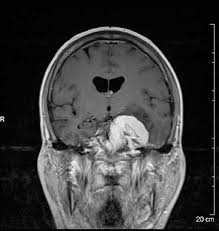
#> input picture temp_deep_image.jpg, 219 x 231 px; its folder holds only this picture in this run
$ python image_tampering_detector.py
#> lines starting #> are read from the running program, lines starting #| are printed output that depends on the picture; after the words box and inside, x2 and y2 are one past the last pixel; in counts of white or black regions, pixels touching at a corner belong together
import cv2
import numpy as np
from PIL import Image, ImageEnhance
import matplotlib.pyplot as plt
import os
import json
from scipy import ndimage
from sklearn.cluster import KMeans
import warnings
warnings.filterwarnings('ignore')

class ImageTamperingDetector:
    def __init__(self):
        self.results = {}

    def load_image(self, image_path):
        """Load image using multiple methods for robustness"""
        try:
            # Try with OpenCV
            img_cv = cv2.imread(image_path)
            if img_cv is not None:
                img_cv = cv2.cvtColor(img_cv, cv2.COLOR_BGR2RGB)

            # Try with PIL
            img_pil = Image.open(image_path)
            img_pil_array = np.array(img_pil.convert('RGB'))

            return img_cv if img_cv is not None else img_pil_array
        except Exception as e:
            print(f"Error loading image: {e}")
            return None

    def detect_copy_move_forgery(self, image):
        """Detect copy-move forgery using block matching"""
        if len(image.shape) == 3:
            gray = cv2.cvtColor(image, cv2.COLOR_RGB2GRAY)
        else:
            gray = image.copy()

        height, width = gray.shape
        block_size = 16
        threshold = 0.95

        matches = []
        blocks = {}

        # Extract overlapping blocks
        for i in range(0, height - block_size, 4):
            for j in range(0, width - block_size, 4):
                block = gray[i:i+block_size, j:j+block_size]
                block_hash = hash(block.tobytes())

                if block_hash in blocks:
                    # Calculate correlation
                    existing_block, (ex_i, ex_j) = blocks[block_hash]
                    correlation = cv2.matchTemplate(block, existing_block, cv2.TM_CCOEFF_NORMED)[0,0]

                    if correlation > threshold and abs(i - ex_i) > block_size and abs(j - ex_j) > block_size:
                        matches.append(((i, j), (ex_i, ex_j), correlation))
                else:
                    blocks[block_hash] = (block, (i, j))

        confidence = min(len(matches) * 0.1, 1.0) if matches else 0.0
        return matches, confidence

    def analyze_noise_patterns(self, image):
        """Analyze noise distribution for tampering detection"""
        if len(image.shape) == 3:
            gray = cv2.cvtColor(image, cv2.COLOR_RGB2GRAY)
        else:
            gray = image.copy()

        # Apply high-pass filter to extract noise
        kernel = np.array([[-1, -1, -1], [-1, 8, -1], [-1, -1, -1]])
        noise = cv2.filter2D(gray, -1, kernel)

        # Divide image into blocks and analyze noise variance
        block_size = 32
        height, width = gray.shape
        variances = []
        positions = []

        for i in range(0, height - block_size, block_size):
            for j in range(0, width - block_size, block_size):
                block_noise = noise[i:i+block_size, j:j+block_size]
                var = np.var(block_noise)
                variances.append(var)
                positions.append((i, j))

        if len(variances) > 0:
            variances = np.array(variances)
            mean_var = np.mean(variances)
            std_var = np.std(variances)

            # Find outliers (potential tampered regions)
            outliers = []
            for i, var in enumerate(variances):
                if abs(var - mean_var) > 2 * std_var:
                    outliers.append((positions[i], var))

            confidence = min(len(outliers) * 0.05, 1.0) if outliers else 0.0
            return outliers, confidence

        return [], 0.0

    def detect_jpeg_compression_artifacts(self, image):
        """Detect inconsistent JPEG compression artifacts"""
        if len(image.shape) == 3:
            gray = cv2.cvtColor(image, cv2.COLOR_RGB2GRAY)
        else:
            gray = image.copy()

        # Apply DCT to 8x8 blocks (JPEG compression units)
        height, width = gray.shape
        artifacts = []

        for i in range(0, height - 8, 8):
            for j in range(0, width - 8, 8):
                block = gray[i:i+8, j:j+8].astype(np.float32)
                dct_block = cv2.dct(block)

                # Analyze high-frequency components
                high_freq = np.sum(np.abs(dct_block[4:, 4:]))
                artifacts.append((i, j, high_freq))

        if artifacts:
            artifact_values = [a[2] for a in artifacts]
            mean_artifact = np.mean(artifact_values)
            std_artifact = np.std(artifact_values)

            suspicious_blocks = []
            for i, j, val in artifacts:
                if abs(val - mean_artifact) > 2 * std_artifact:
                    suspicious_blocks.append((i, j, val))

            confidence = min(len(suspicious_blocks) * 0.03, 1.0)
            return suspicious_blocks, confidence

        return [], 0.0

    def analyze_lighting_consistency(self, image):
        """Analyze lighting inconsistencies"""
        if len(image.shape) != 3:
            return [], 0.0

        # Convert to LAB color space for better lighting analysis
        lab = cv2.cvtColor(image, cv2.COLOR_RGB2LAB)
        l_channel = lab[:, :, 0]

        # Divide image into regions and analyze brightness
        height, width = l_channel.shape
        region_size = 50
        regions = []

        for i in range(0, height - region_size, region_size):
            for j in range(0, width - region_size, region_size):
                region = l_channel[i:i+region_size, j:j+region_size]
                mean_brightness = np.mean(region)
                std_brightness = np.std(region)
                regions.append((i, j, mean_brightness, std_brightness))

        if regions:
            brightnesses = [r[2] for r in regions]
            overall_mean = np.mean(brightnesses)
            overall_std = np.std(brightnesses)

            inconsistent_regions = []
            for i, j, brightness, std_bright in regions:
                if abs(brightness - overall_mean) > 2 * overall_std:
                    inconsistent_regions.append((i, j, brightness))

            confidence = min(len(inconsistent_regions) * 0.04, 1.0)
            return inconsistent_regions, confidence

        return [], 0.0

    def detect_edge_artifacts(self, image):
        """Detect edge artifacts that might indicate splicing"""
        if len(image.shape) == 3:
            gray = cv2.cvtColor(image, cv2.COLOR_RGB2GRAY)
        else:
            gray = image.copy()

        # Apply edge detection
        edges = cv2.Canny(gray, 50, 150)

        # Find contours
        contours, _ = cv2.findContours(edges, cv2.RETR_EXTERNAL, cv2.CHAIN_APPROX_SIMPLE)

        suspicious_edges = []
        for contour in contours:
            # Analyze contour properties
            area = cv2.contourArea(contour)
            perimeter = cv2.arcLength(contour, True)

            if area > 100 and perimeter > 50:
                # Calculate circularity (suspicious if too perfect)
                circularity = 4 * np.pi * area / (perimeter * perimeter)

                # Calculate moments for further analysis
                M = cv2.moments(contour)
                if M["m00"] != 0:
                    cx = int(M["m10"] / M["m00"])
                    cy = int(M["m01"] / M["m00"])

                    if circularity > 0.8 or area > 5000:  # Suspicious thresholds
                        suspicious_edges.append((cx, cy, area, circularity))

        confidence = min(len(suspicious_edges) * 0.1, 1.0)
        return suspicious_edges, confidence

    def analyze_image(self, image_path):
        """Main analysis function"""
        print(f"Analyzing image: {image_path}")

        image = self.load_image(image_path)
        if image is None:
            return {"error": "Could not load image"}

        results = {
            "image_path": image_path,
            "image_shape": image.shape,
            "analysis": {}
        }

        # Run all detection methods
        print("Detecting copy-move forgery...")
        copy_move_matches, cm_confidence = self.detect_copy_move_forgery(image)
        results["analysis"]["copy_move"] = {
            "matches": len(copy_move_matches),
            "confidence": cm_confidence,
            "details": copy_move_matches[:5]  # Limit output
        }

        print("Analyzing noise patterns...")
        noise_outliers, noise_confidence = self.analyze_noise_patterns(image)
        results["analysis"]["noise_analysis"] = {
            "outliers": len(noise_outliers),
            "confidence": noise_confidence,
            "details": noise_outliers[:5]
        }

        print("Detecting JPEG artifacts...")
        jpeg_artifacts, jpeg_confidence = self.detect_jpeg_compression_artifacts(image)
        results["analysis"]["jpeg_artifacts"] = {
            "suspicious_blocks": len(jpeg_artifacts),
            "confidence": jpeg_confidence,
            "details": jpeg_artifacts[:5]
        }

        print("Analyzing lighting consistency...")
        lighting_issues, lighting_confidence = self.analyze_lighting_consistency(image)
        results["analysis"]["lighting"] = {
            "inconsistent_regions": len(lighting_issues),
            "confidence": lighting_confidence,
            "details": lighting_issues[:5]
        }

        print("Detecting edge artifacts...")
        edge_artifacts, edge_confidence = self.detect_edge_artifacts(image)
        results["analysis"]["edge_artifacts"] = {
            "suspicious_edges": len(edge_artifacts),
            "confidence": edge_confidence,
            "details": edge_artifacts[:5]
        }

        # Calculate overall tampering confidence
        confidences = [cm_confidence, noise_confidence, jpeg_confidence,
                      lighting_confidence, edge_confidence]
        overall_confidence = np.mean(confidences)

        results["overall_assessment"] = {
            "tampering_confidence": overall_confidence,
            "likely_tampered": overall_confidence > 0.3,
            "severity": "High" if overall_confidence > 0.7 else "Medium" if overall_confidence > 0.3 else "Low"
        }

        return results

    def visualize_results(self, image_path, results):
        """Create visualization of detected tampering"""
        image = self.load_image(image_path)
        if image is None:
            return

        fig, axes = plt.subplots(2, 3, figsize=(15, 10))
        fig.suptitle(f'Image Tampering Analysis: {os.path.basename(image_path)}', fontsize=16)

        # Original image
        axes[0, 0].imshow(image)
        axes[0, 0].set_title('Original Image')
        axes[0, 0].axis('off')

        # Copy-move detection
        copy_move_img = image.copy()
        if results["analysis"]["copy_move"]["matches"] > 0:
            for match in results["analysis"]["copy_move"]["details"]:
                if len(match) >= 2:
                    (i1, j1), (i2, j2) = match[0], match[1]
                    cv2.rectangle(copy_move_img, (j1, i1), (j1+16, i1+16), (255, 0, 0), 2)
                    cv2.rectangle(copy_move_img, (j2, i2), (j2+16, i2+16), (0, 255, 0), 2)

        axes[0, 1].imshow(copy_move_img)
        axes[0, 1].set_title(f'Copy-Move Detection\nConfidence: {results["analysis"]["copy_move"]["confidence"]:.2f}')
        axes[0, 1].axis('off')

        # Noise analysis
        noise_img = image.copy()
        if results["analysis"]["noise_analysis"]["outliers"] > 0:
            for outlier in results["analysis"]["noise_analysis"]["details"]:
                if len(outlier) >= 1:
                    (i, j) = outlier[0]
                    cv2.rectangle(noise_img, (j, i), (j+32, i+32), (255, 255, 0), 2)

        axes[0, 2].imshow(noise_img)
        axes[0, 2].set_title(f'Noise Analysis\nConfidence: {results["analysis"]["noise_analysis"]["confidence"]:.2f}')
        axes[0, 2].axis('off')

        # JPEG artifacts
        jpeg_img = image.copy()
        if results["analysis"]["jpeg_artifacts"]["suspicious_blocks"] > 0:
            for block in results["analysis"]["jpeg_artifacts"]["details"]:
                if len(block) >= 2:
                    i, j = block[0], block[1]
                    cv2.rectangle(jpeg_img, (j, i), (j+8, i+8), (255, 165, 0), 2)

        axes[1, 0].imshow(jpeg_img)
        axes[1, 0].set_title(f'JPEG Artifacts\nConfidence: {results["analysis"]["jpeg_artifacts"]["confidence"]:.2f}')
        axes[1, 0].axis('off')

        # Lighting analysis
        lighting_img = image.copy()
        if results["analysis"]["lighting"]["inconsistent_regions"] > 0:
            for region in results["analysis"]["lighting"]["details"]:
                if len(region) >= 2:
                    i, j = region[0], region[1]
                    cv2.rectangle(lighting_img, (j, i), (j+50, i+50), (128, 0, 128), 2)

        axes[1, 1].imshow(lighting_img)
        axes[1, 1].set_title(f'Lighting Analysis\nConfidence: {results["analysis"]["lighting"]["confidence"]:.2f}')
        axes[1, 1].axis('off')

        # Overall assessment
        axes[1, 2].text(0.1, 0.8, f'Overall Confidence: {results["overall_assessment"]["tampering_confidence"]:.2f}',
                       fontsize=12, transform=axes[1, 2].transAxes)
        axes[1, 2].text(0.1, 0.6, f'Likely Tampered: {results["overall_assessment"]["likely_tampered"]}',
                       fontsize=12, transform=axes[1, 2].transAxes)
        axes[1, 2].text(0.1, 0.4, f'Severity: {results["overall_assessment"]["severity"]}',
                       fontsize=12, transform=axes[1, 2].transAxes)
        axes[1, 2].set_title('Overall Assessment')
        axes[1, 2].axis('off')

        plt.tight_layout()
        output_path = image_path.replace('.', '_analysis.')
        if not output_path.endswith('.png'):
            output_path = output_path.rsplit('.', 1)[0] + '_analysis.png'

        plt.savefig(output_path, dpi=300, bbox_inches='tight')
        plt.show()
        print(f"Visualization saved as: {output_path}")

def main():
    detector = ImageTamperingDetector()

    # Look for images in current directory
    supported_formats = ['.jpg', '.jpeg', '.png', '.bmp', '.tiff', '.tif']
    current_dir = os.getcwd()

    image_files = []
    for file in os.listdir(current_dir):
        if any(file.lower().endswith(fmt) for fmt in supported_formats):
            image_files.append(file)

    if not image_files:
        print("No image files found in current directory.")
        print("Please add some images to analyze.")
        return

    print(f"Found {len(image_files)} image file(s):")
    for i, file in enumerate(image_files):
        print(f"{i+1}. {file}")

    # Analyze all images
    all_results = []
    for image_file in image_files:
        print(f"\n{'='*50}")
        results = detector.analyze_image(image_file)
#> in load_image, img_cv is the input picture: shape (231, 219, 3); min 0, max 255, mean 60
#> after the loop in detect_copy_move_forgery, `for i in range(0, height - block_size, 4):`: blocks = 2660 items; matches = 22 items
#> in detect_copy_move_forgery, `confidence = min(len(matches) * 0.1, 1.0) if matches else 0.0`: confidence = 1
#> in analyze_image, `copy_move_matches, cm_confidence = self.detect_copy_move_forgery(image)`: copy_move_matches = 22 items; cm_confidence = 1
#> in analyze_noise_patterns, `noise = cv2.filter2D(gray, -1, kernel)`:
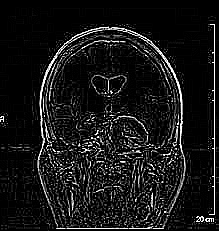
#> noise: shape (231, 219); min 0, max 255, mean 23.5
#> after the loop in analyze_noise_patterns, `for i in range(0, height - block_size, block_size):`:
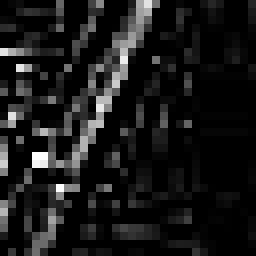
#> block_noise: shape (32, 32) (shown 8 times larger); min 0, max 255, mean 24.8
#> after the loop in analyze_noise_patterns, `for i in range(0, height - block_size, block_size):`: positions = 42 pairs, first value 0 to 192, second value 0 to 160; variances = 42 values, max 5707 at index 25, min 2.02 at index 5, mean 2527.7
#> in analyze_noise_patterns, `mean_var = np.mean(variances)`: mean_var = 2527.7
#> in analyze_noise_patterns, `std_var = np.std(variances)`: std_var = 1829.9
#> the loop in analyze_noise_patterns, `for i, var in enumerate(variances):` made 42 passes
#> var on passes 1 to 12: 2.71, 3.76, 993.1, 3447.2, 403, 2.02, 4.25, 3002.8, 4859, 2273, 4843.5, 2011.9
#> after the loop in analyze_noise_patterns, `for i, var in enumerate(variances):`: outliers = []
#> in analyze_noise_patterns, `confidence = min(len(outliers) * 0.05, 1.0) if outliers else 0.0`: confidence = 0
#> in analyze_image, `noise_outliers, noise_confidence = self.analyze_noise_patterns(image)`: noise_outliers = []; noise_confidence = 0
#> after the loop in detect_jpeg_compression_artifacts, `for i in range(0, height - 8, 8):`: artifacts = 756 items, first 6: (0, 0, 0), (0, 8, 0), (0, 16, 0), (0, 24, 0), (0, 32, 0), (0, 40, 0)
#> in detect_jpeg_compression_artifacts, `artifact_values = [a[2] for a in artifacts]`: artifact_values = 756 values, max 641.9 at index 753, min 0 at index 0, mean 13.69
#> in detect_jpeg_compression_artifacts, `mean_artifact = np.mean(artifact_values)`: mean_artifact = 13.69
#> in detect_jpeg_compression_artifacts, `std_artifact = np.std(artifact_values)`: std_artifact = 39.78
#> the loop in detect_jpeg_compression_artifacts, `for i, j, val in artifacts:` made 756 passes
#> after the loop in detect_jpeg_compression_artifacts, `for i, j, val in artifacts:`: suspicious_blocks = 24 items, first 6: (40, 56, 163.5), (40, 64, 216.6), (40, 144, 191.7), (40, 152, 175.6), (48, 56, 252.8), (48, 64, 105.6)
#> in detect_jpeg_compression_artifacts, `confidence = min(len(suspicious_blocks) * 0.03, 1.0)`: confidence = 0.72
#> in analyze_image, `jpeg_artifacts, jpeg_confidence = self.detect_jpeg_compression_artifac..`: jpeg_artifacts has the same summary as suspicious_blocks in detect_jpeg_compression_artifacts
#> in analyze_lighting_consistency, `lab = cv2.cvtColor(image, cv2.COLOR_RGB2LAB)`: lab: shape (231, 219, 3); mean of channels 0, 1, 2 62.7, 128, 128
#> after the loop in analyze_lighting_consistency, `for i in range(0, height - region_size, region_size):`:
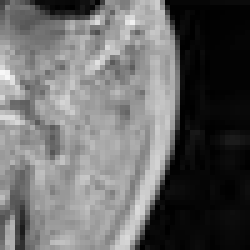
#> region: shape (50, 50) (shown 5 times larger); min 0, max 247, mean 102.9
#> after the loop in analyze_lighting_consistency, `for i in range(0, height - region_size, region_size):`: regions = 16 items, first 6: (0, 0, 1.55, 0.815), (0, 50, 24.18, 48.57), (0, 100, 33.39, 50.19), (0, 150, 5.18, 21.82), (50, 0, 16.72, 45.12), (50, 50, 91.48, 32.31)
#> in analyze_lighting_consistency, `brightnesses = [r[2] for r in regions]`: brightnesses = [1.55, 24.18, 33.39, 5.18, 16.72, 91.48, 86.36, 50.91, 34.82, 97.6, 143.3, 68.83, 39.13, 138.8, 138.1, 102.9]
#> in analyze_lighting_consistency, `overall_mean = np.mean(brightnesses)`: overall_mean = 67.07
#> in analyze_lighting_consistency, `overall_std = np.std(brightnesses)`: overall_std = 46.7
#> the loop in analyze_lighting_consistency, `for i, j, brightness, std_bright in regions:` made 16 passes
#> (i, j, brightness, std_bright) on passes 2 to 13: (0, 50, 24.18, 48.57), (0, 100, 33.39, 50.19), (0, 150, 5.18, 21.82), (50, 0, 16.72, 45.12), (50, 50, 91.48, 32.31), (50, 100, 86.36, 32.68), (50, 150, 50.91, 57.52), (100, 0, 34.82, 61.91), (100, 50, 97.6, 35.8), (100, 100, 143.3, 56.82), (100, 150, 68.83, 58.27), (150, 0, 39.13, 63.79)
#> (j, brightness, std_bright) on pass 1: (0, 1.55, 0.815)
#> after the loop in analyze_lighting_consistency, `for i, j, brightness, std_bright in regions:`: inconsistent_regions = []
#> in analyze_lighting_consistency, `confidence = min(len(inconsistent_regions) * 0.04, 1.0)`: confidence = 0
#> in analyze_image, `lighting_issues, lighting_confidence = self.analyze_lighting_consisten..`: lighting_issues = []; lighting_confidence = 0
#> in detect_edge_artifacts, `edges = cv2.Canny(gray, 50, 150)`:
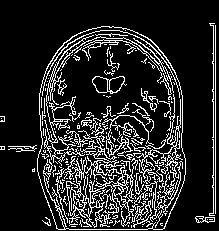
#> edges: shape (231, 219); 15.6% white in thin lines or dots, all inside (x1, y1, x2, y2) = (0, 23, 216, 230)
#> in detect_edge_artifacts, `contours, _ = cv2.findContours(edges, cv2.RETR_EXTERNAL, cv2.CHAIN_APP..`: contours = 11 contours, 9 with area under 20; largest, box (x1, y1, x2, y2) and area: (37, 26, 186, 230) 25774, (195, 216, 215, 223) 78
#> the loop in detect_edge_artifacts, `for contour in contours:` made 11 passes
#> (area, perimeter, circularity, cx, cy) on pass 9: (25773.5, 629.9, 0.816, 110, 132)
#> (area, perimeter) on pass 2: (78.5, 56.38)
#> after the loop in detect_edge_artifacts, `for contour in contours:`: suspicious_edges = [(110, 132, 25773.5, 0.816)]
#> in detect_edge_artifacts, `confidence = min(len(suspicious_edges) * 0.1, 1.0)`: confidence = 0.1
#> in analyze_image, `edge_artifacts, edge_confidence = self.detect_edge_artifacts(image)`: edge_artifacts = [(110, 132, 25773.5, 0.816)]; edge_confidence = 0.1
#> in analyze_image, `confidences = [cm_confidence, noise_confidence, jpeg_confidence, light..`: confidences = [1, 0, 0.72, 0, 0.1]
#> in analyze_image, `overall_confidence = np.mean(confidences)`: overall_confidence = 0.364
#> results = 4 items
        all_results.append(results)

        # Print summary
        if "error" not in results:
            print(f"\nSUMMARY FOR {image_file}:")
            print(f"Overall Tampering Confidence: {results['overall_assessment']['tampering_confidence']:.2f}")
#| Overall Tampering Confidence: 0.36
            print(f"Likely Tampered: {results['overall_assessment']['likely_tampered']}")
#| Likely Tampered: True
            print(f"Severity: {results['overall_assessment']['severity']}")
#| Severity: Medium

            # Create visualization
            try:
                detector.visualize_results(image_file, results)
#> the loop in visualize_results, `for match in results["analysis"]["copy_move"]["details"]:` made 5 passes
#> (match, i1, j1) on passes 1 to 5: (((64, 8), (8, 56), 1), 64, 8), (((64, 12), (8, 56), 1), 64, 12), (((64, 16), (8, 56), 1), 64, 16), (((64, 184), (8, 56), 1), 64, 184), (((68, 8), (8, 56), 1), 68, 8)
#> after the loop in visualize_results, `for match in results["analysis"]["copy_move"]["details"]:`:
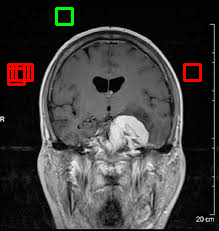
#> copy_move_img: shape (231, 219, 3); 1.68% of pixels changed, all inside (x1, y1, x2, y2) = (7, 7, 202, 86)
#> the loop in visualize_results, `for block in results["analysis"]["jpeg_artifacts"]["details"]:` made 5 passes
#> (block, i, j) on passes 1 to 5: ((40, 56, 163.5), 40, 56), ((40, 64, 216.6), 40, 64), ((40, 144, 191.7), 40, 144), ((40, 152, 175.6), 40, 152), ((48, 56, 252.8), 48, 56)
#> after the loop in visualize_results, `for block in results["analysis"]["jpeg_artifacts"]["details"]:`:
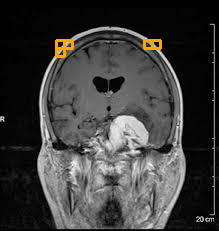
#> jpeg_img: shape (231, 219, 3); 0.74% of pixels changed, all inside (x1, y1, x2, y2) = (55, 39, 162, 58)
            except Exception as e:
                print(f"Could not create visualization: {e}")
        else:
            print(f"Error analyzing {image_file}: {results['error']}")

    # Save detailed results
    with open('tampering_analysis_results.json', 'w') as f:
        json.dump(all_results, f, indent=2, default=str)

    print(f"\nDetailed results saved to: tampering_analysis_results.json")

if __name__ == "__main__":
    main()
